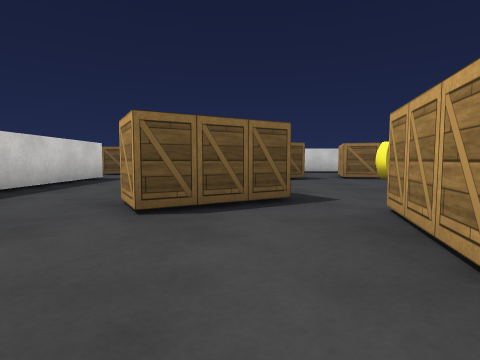
[1] (above)

21 first-person views from a walk through a Unity game level. The camera is 0.55 m above the floor, tilts 4° down and sees 80° across. The floor is counted in squares, 1 m on a side. Each view is taken from the middle of a square. On the plan, view 1 faces up. The plan holds only what a view shows up to about 9 squares ahead; the rest is blank. The place goes on beyond the plan. The player character is not drawn. Surface patterns are stand-ins for the level's own textures.

[2]
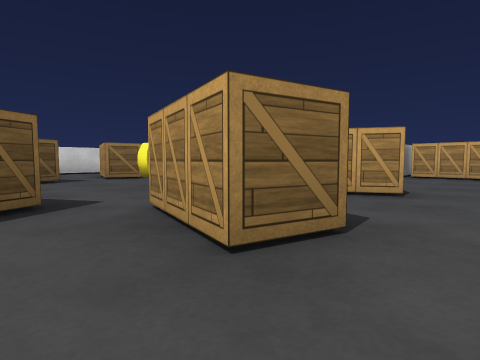

[3]
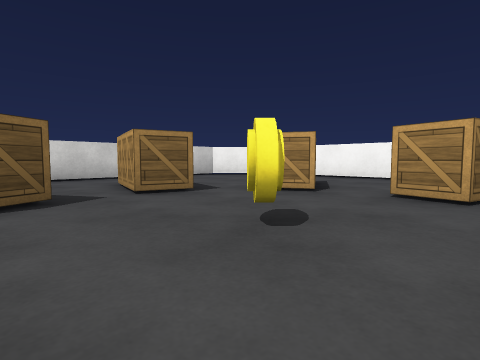

[4]
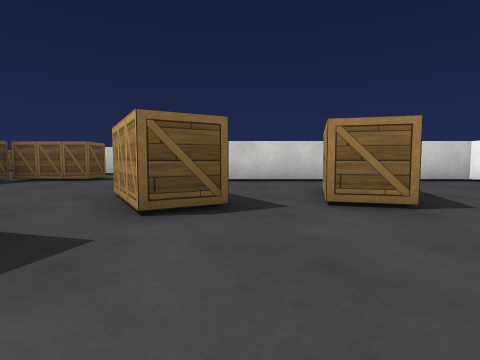

[5]
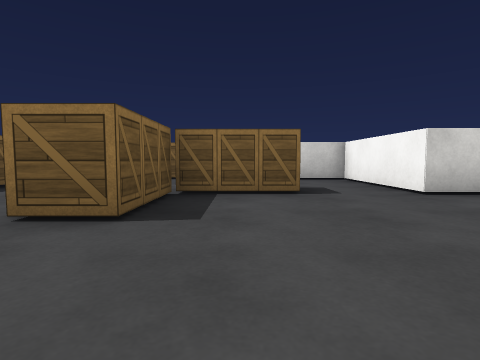

[6]
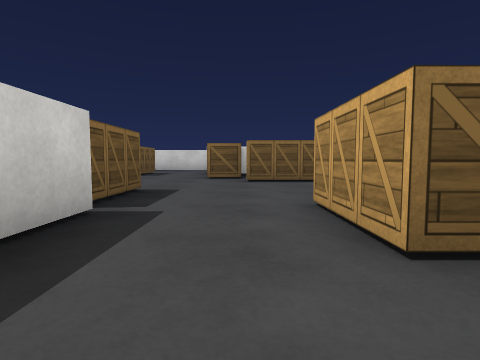

[7]
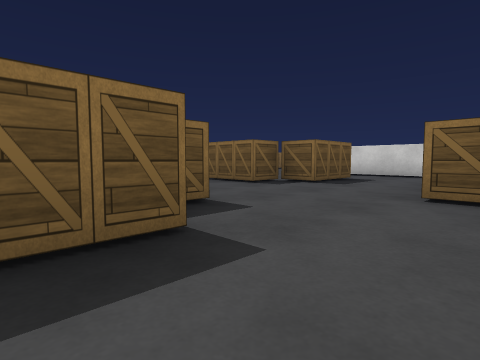

[8]
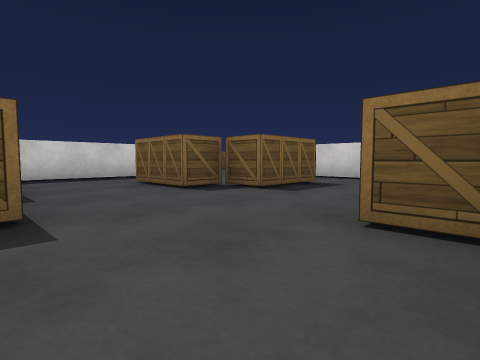

[9]
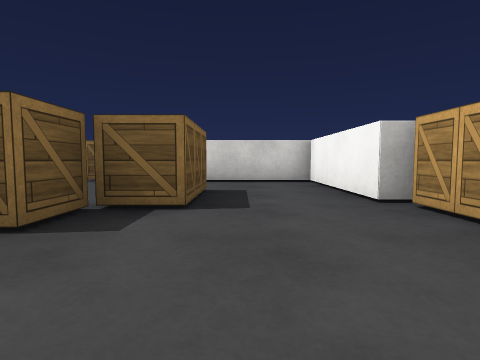

[10]
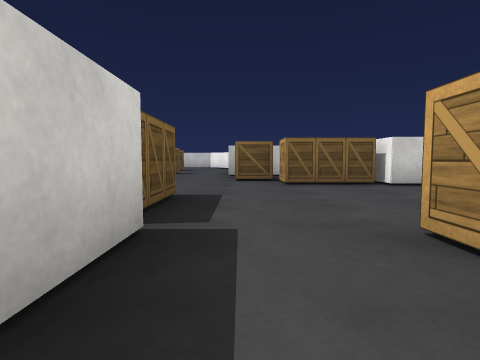

[11]
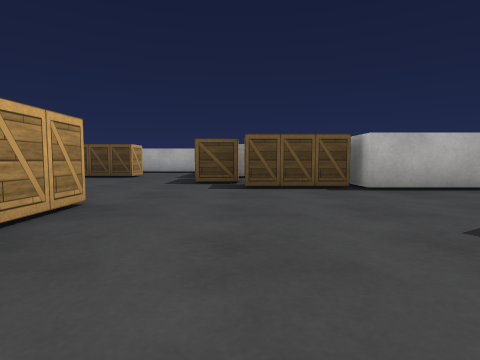

[12]
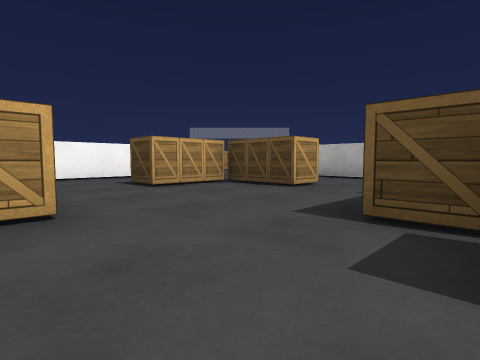

[13]
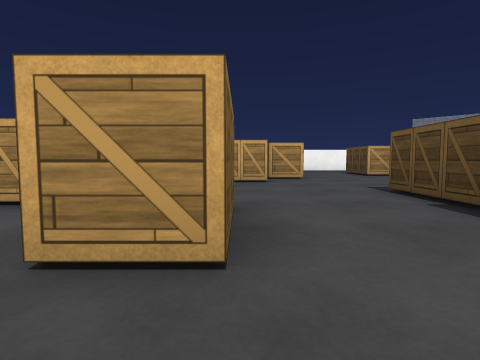

[14]
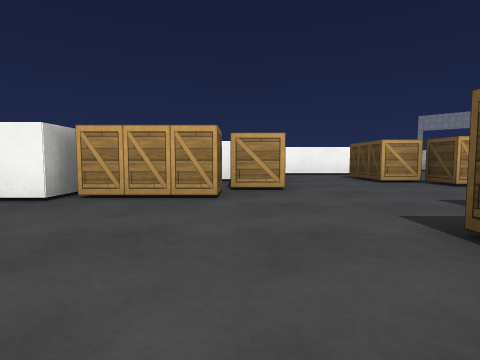

[15]
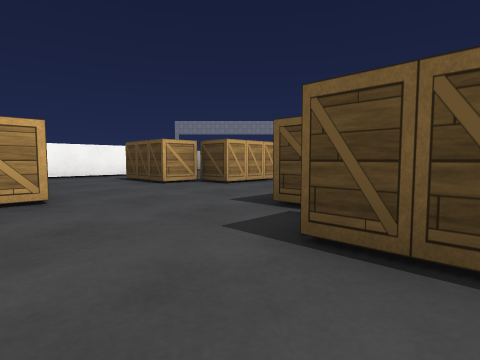

[16]
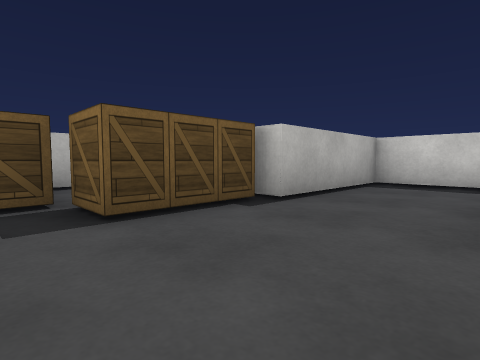

[17]
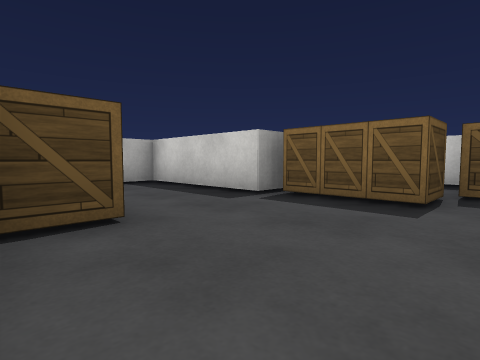

[18]
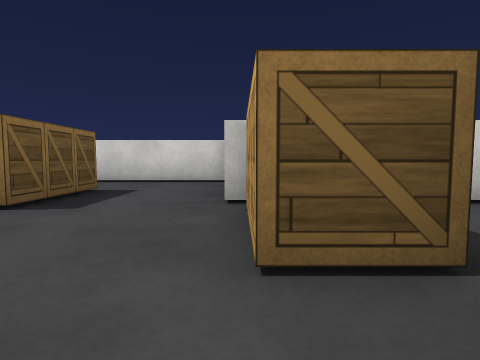

[19]
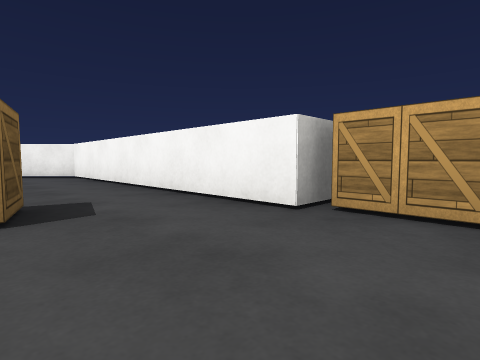

[20]
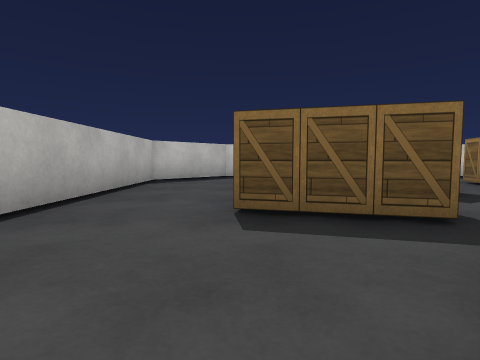

[21]
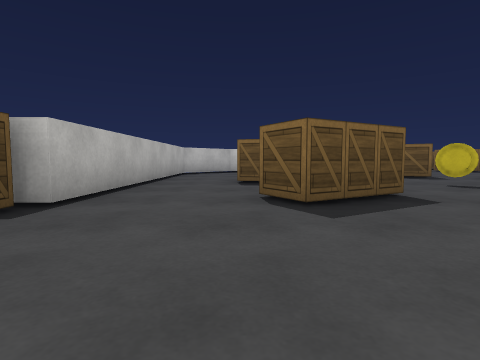

### Floor plan
Points are (right, up) in squares from view 1. A wall is a line through its corners. A room is listed if a view was taken in it or the views show most of it. See-through windows are left out.
Room 1 (views 1, 2, 3, 4, 5, 6, 7, 8, 9, 10, 11, 12, 13, 14, 15, 16, 17, 18, 19, 20, 21)
walls: (4.5, 12.5) (-0.1, 12.5) (-0.1, 15.9) (-1.4, 15.9); (-4.1, 8.5) (-4.1, 4.7); (10.5, 2.8) (9.6, 2.8) (9.6, 10.9) (8, 12.5) (6.6, 12.5); (-4.1, 0.6) (-2.3, -1.2) (5.6, -1.2); (-7.5, 12) (-7.5, 10.7); (9.3, -6.5) (9.3, -8.4) (12.8, -8.4) (12.8, -10.3); (16.6, -0.9) (13.4, -0.9); (-6.7, 19.6) (-7.2, 19.6) (-7.2, 23.2) (-10.6, 23.2); (17.6, -4.4) (16.8, -4.4) (16.8, -1.9); (14.4, -12.1) (16.5, -12.1) (16.5, -14.5); (-14.7, 19.2) (-14.7, 16.1)
objects: box (-15, 20) to (-15, 21); box (-13, 24) to (-11, 24); box (-12, 18) to (-11, 19); box (-10, 14) to (-9, 15); box (-10, 19) to (-10, 21); box (-9, 13) to (-8, 14); box (-7, 17) to (-6, 19); box (-5, 11) to (-4, 12); box (-5, 16) to (-4, 17); box (-4, 13) to (-2, 13); box (-2, 6) to (0, 7); box (-1, 3) to (0, 4); box (0, 8) to (2, 9); box (1, 1) to (2, 3); other object (3, 6); box (3, 8) to (4, 10); box (4, 2) to (5, 3); box (5, 7) to (7, 8); box (6, -2) to (8, -2); box (6, 4) to (7, 5); box (8, -4) to (9, -3); box (10, 1) to (11, 2); box (11, 0) to (13, 0); box (12, -6) to (13, -5); box (14, -10) to (15, -9); box (14, -5) to (14, -3); box (15, -11) to (16, -10); box (17, -7) to (18, -5); box (19, -13) to (20, -12); box (19, -8) to (20, -7); box (20, -11)

Where each view was taken, in squares from view 1:
view 1: 0 up, 0 right, facing up
view 2: 0 up, 0 right, facing up-right
view 3: 4 up, 1 right, facing up-right
view 4: 5 up, 2 right, facing up
view 5: 8 up, 3 left, facing up
view 6: 9 up, 6 left, facing up
view 7: 13 up, 6 left, facing up-left
view 8: 15 up, 6 left, facing up-left
view 9: 16 up, 9 left, facing up
view 10: 17 up, 14 left, facing up
view 11: 4 up, 8 right, facing down
view 12: 0 up, 8 right, facing down-right
view 13: 6 down, 10 right, facing right
view 14: 7 down, 13 right, facing right
view 15: 7 down, 14 right, facing down-right
view 16: 6 down, 16 right, facing down-left
view 17: 9 down, 20 right, facing down-left
view 18: 8 down, 17 right, facing up
view 19: 1 up, 7 right, facing up-right
view 20: 1 up, 5 right, facing left
view 21: 1 up, 9 right, facing left
